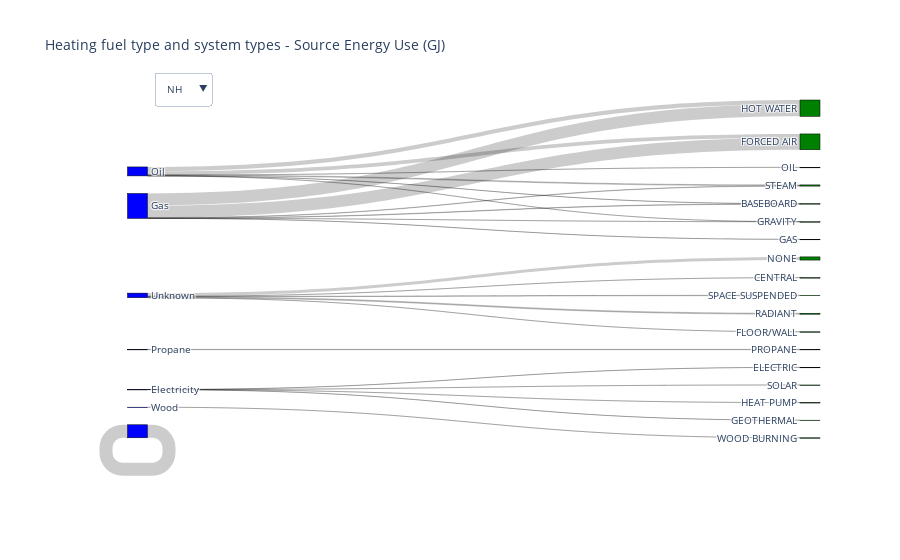

Notebook code for this chart:
### Code cell
fig.show()

    # bad states - 'WV', 'MD', 'DE', 'NC', 'GA', 'VT', 'LA', 'DC', 'SC', 'FL'
